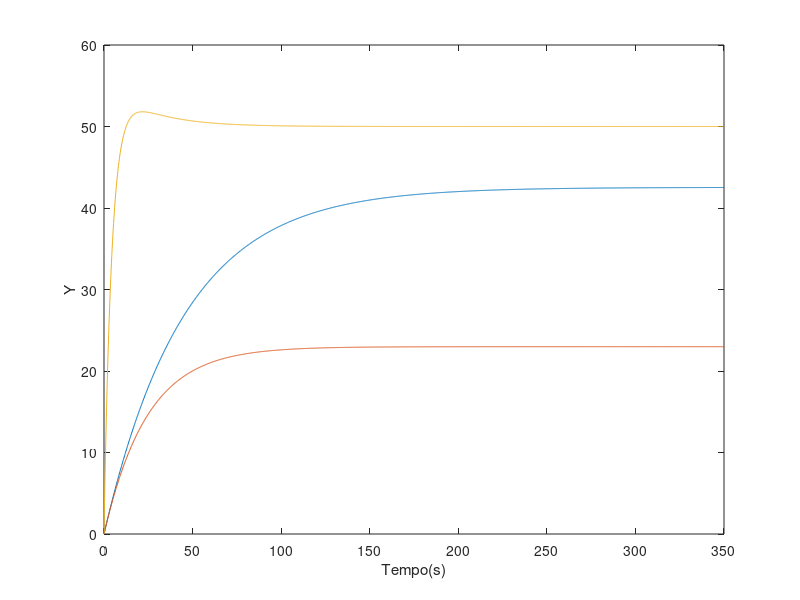

Reproduce this figure in MATLAB.
a1 = 0.9956;
b1 = 0.003743;

Kp = 13;
Ki = 0.5;
Kd = 1;

Ts = 0.2;

SP = 50; %Sinal de entrada

tempo = 0:0.2:350;

%------------------------------Malha Aberta-------------
PV = 0;  %Sinal de saída
resp_MA = 0;
for i = 0.1:0.2:350
  PV = a1*PV + b1*SP;
  resp_MA = [resp_MA PV];
end
%plot(tempo,resp_MA)

%------------------------------#Malha Fechada sem Ganho Proporcional-------------
PV = 0;  %Sinal de saída
resp_MF = 0;
for i = 0.1:0.2:350
  Erro = SP - PV;
  PV = a1*PV + b1*Erro;
  resp_MF = [resp_MF PV];
end
%plot(tempo,resp_MF)

%--------------------------------Malha Fechada com Controlador PID

AcaoIntegral = 0;
ErroAnterior = SP - PV;

PV = 0;  %Sinal de saída
resp_PID = 0;
for i = 0.1:0.2:350
  
  Erro = SP - PV;
  
  AcaoProporcional = Kp*Erro;
  AcaoIntegral = AcaoIntegral + Ki*Ts*Erro;
  AcaoDerivativa = ((Erro - ErroAnterior)/Ts)*Kd;
  
  ErroAnterior  = Erro;
  
  AcaoControlador = AcaoProporcional + AcaoIntegral + AcaoDerivativa;
  
  PV = a1*PV + b1*AcaoControlador;
  resp_PID = [resp_PID PV];
 
end

%plot(tempo,resp_PID)
plot(tempo, resp_MA, tempo, resp_MF, tempo, resp_PID);
xlabel("Tempo(s)");
ylabel("Y");